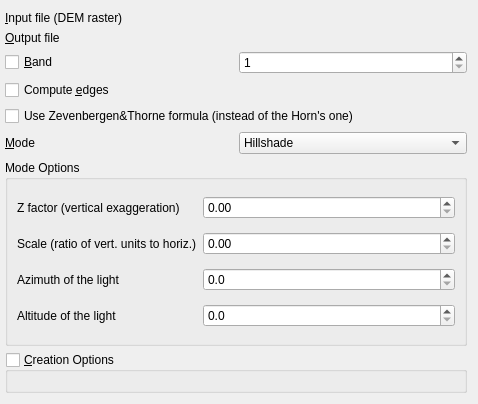
<?xml version="1.0" encoding="UTF-8"?>
<ui version="4.0">
 <class>GdalToolsWidget</class>
 <widget class="QWidget" name="GdalToolsWidget">
  <property name="geometry">
   <rect>
    <x>0</x>
    <y>0</y>
    <width>478</width>
    <height>404</height>
   </rect>
  </property>
  <property name="sizePolicy">
   <sizepolicy hsizetype="Expanding" vsizetype="Preferred">
    <horstretch>0</horstretch>
    <verstretch>0</verstretch>
   </sizepolicy>
  </property>
  <property name="windowTitle">
   <string>DEM (Terrain models)</string>
  </property>
  <layout class="QVBoxLayout" name="verticalLayout_2">
   <property name="leftMargin">
    <number>5</number>
   </property>
   <item>
    <layout class="QGridLayout" name="gridLayout">
     <item row="0" column="0">
      <widget class="QLabel" name="label">
       <property name="text">
        <string>&amp;Input file (DEM raster)</string>
       </property>
       <property name="buddy">
        <cstring>inSelector</cstring>
       </property>
      </widget>
     </item>
     <item row="1" column="0">
      <widget class="QLabel" name="label_2">
       <property name="text">
        <string>&amp;Output file</string>
       </property>
       <property name="buddy">
        <cstring>outSelector</cstring>
       </property>
      </widget>
     </item>
     <item row="2" column="0">
      <widget class="QCheckBox" name="bandCheck">
       <property name="text">
        <string>&amp;Band</string>
       </property>
      </widget>
     </item>
     <item row="2" column="1">
      <widget class="QSpinBox" name="bandSpin">
       <property name="minimum">
        <number>1</number>
       </property>
      </widget>
     </item>
     <item row="3" column="0" colspan="2">
      <widget class="QCheckBox" name="computeEdgesCheck">
       <property name="text">
        <string>Compute &amp;edges</string>
       </property>
      </widget>
     </item>
     <item row="4" column="0" colspan="2">
      <widget class="QCheckBox" name="algorithmCheck">
       <property name="text">
        <string>Use Zevenbergen&amp;&amp;Thorne formula (instead of the Horn's one)</string>
       </property>
      </widget>
     </item>
     <item row="0" column="1">
      <widget class="GdalToolsInOutSelector" name="inSelector" native="true"/>
     </item>
     <item row="1" column="1">
      <widget class="GdalToolsInOutSelector" name="outSelector" native="true"/>
     </item>
     <item row="5" column="0">
      <widget class="QLabel" name="label_3">
       <property name="text">
        <string>&amp;Mode</string>
       </property>
       <property name="buddy">
        <cstring>modeCombo</cstring>
       </property>
      </widget>
     </item>
     <item row="5" column="1">
      <widget class="QComboBox" name="modeCombo">
       <property name="sizePolicy">
        <sizepolicy hsizetype="Preferred" vsizetype="Fixed">
         <horstretch>0</horstretch>
         <verstretch>0</verstretch>
        </sizepolicy>
       </property>
       <property name="currentIndex">
        <number>0</number>
       </property>
       <item>
        <property name="text">
         <string>Hillshade</string>
        </property>
       </item>
       <item>
        <property name="text">
         <string>Slope</string>
        </property>
       </item>
       <item>
        <property name="text">
         <string>Aspect</string>
        </property>
       </item>
       <item>
        <property name="text">
         <string>Color relief</string>
        </property>
       </item>
       <item>
        <property name="text">
         <string>TRI (Terrain Ruggedness Index)</string>
        </property>
       </item>
       <item>
        <property name="text">
         <string>TPI (Topographic Position Index)</string>
        </property>
       </item>
       <item>
        <property name="text">
         <string>Roughness</string>
        </property>
       </item>
      </widget>
     </item>
    </layout>
   </item>
   <item>
    <widget class="QGroupBox" name="groupBox">
     <property name="title">
      <string>Mode Options</string>
     </property>
     <layout class="QVBoxLayout" name="verticalLayout_3">
      <property name="spacing">
       <number>0</number>
      </property>
      <property name="margin">
       <number>0</number>
      </property>
      <item>
       <widget class="QStackedWidget" name="stackedWidget">
        <property name="currentIndex">
         <number>0</number>
        </property>
        <widget class="QWidget" name="page">
         <layout class="QGridLayout" name="gridLayout_3">
          <item row="0" column="0">
           <widget class="QLabel" name="label_4">
            <property name="text">
             <string>Z factor (vertical exaggeration)</string>
            </property>
           </widget>
          </item>
          <item row="0" column="1">
           <widget class="QDoubleSpinBox" name="hillshadeZFactorSpin">
            <property name="sizePolicy">
             <sizepolicy hsizetype="Expanding" vsizetype="Fixed">
              <horstretch>0</horstretch>
              <verstretch>0</verstretch>
             </sizepolicy>
            </property>
            <property name="decimals">
             <number>2</number>
            </property>
            <property name="maximum">
             <double>100000000.0</double>
            </property>
           </widget>
          </item>
          <item row="1" column="0">
           <widget class="QLabel" name="label_5">
            <property name="text">
             <string>Scale (ratio of vert. units to horiz.)</string>
            </property>
           </widget>
          </item>
          <item row="1" column="1">
           <widget class="QDoubleSpinBox" name="hillshadeScaleSpin">
            <property name="sizePolicy">
             <sizepolicy hsizetype="Expanding" vsizetype="Fixed">
              <horstretch>0</horstretch>
              <verstretch>0</verstretch>
             </sizepolicy>
            </property>
            <property name="decimals">
             <number>2</number>
            </property>
            <property name="maximum">
             <double>999999.000000000000000</double>
            </property>
           </widget>
          </item>
          <item row="2" column="0">
           <widget class="QLabel" name="label_6">
            <property name="text">
             <string>Azimuth of the light</string>
            </property>
           </widget>
          </item>
          <item row="2" column="1">
           <widget class="QDoubleSpinBox" name="hillshadeAzimuthSpin">
            <property name="sizePolicy">
             <sizepolicy hsizetype="Expanding" vsizetype="Fixed">
              <horstretch>0</horstretch>
              <verstretch>0</verstretch>
             </sizepolicy>
            </property>
            <property name="decimals">
             <number>1</number>
            </property>
            <property name="maximum">
             <double>359.000000000000000</double>
            </property>
           </widget>
          </item>
          <item row="3" column="0">
           <widget class="QLabel" name="label_7">
            <property name="text">
             <string>Altitude of the light</string>
            </property>
           </widget>
          </item>
          <item row="3" column="1">
           <widget class="QDoubleSpinBox" name="hillshadeAltitudeSpin">
            <property name="sizePolicy">
             <sizepolicy hsizetype="Expanding" vsizetype="Fixed">
              <horstretch>0</horstretch>
              <verstretch>0</verstretch>
             </sizepolicy>
            </property>
            <property name="decimals">
             <number>1</number>
            </property>
            <property name="maximum">
             <double>359.000000000000000</double>
            </property>
           </widget>
          </item>
         </layout>
        </widget>
        <widget class="QWidget" name="page_2">
         <layout class="QGridLayout" name="gridLayout_2">
          <item row="0" column="0" colspan="2">
           <widget class="QCheckBox" name="slopePercentCheck">
            <property name="text">
             <string>Slope expressed as percent (instead of as degrees)</string>
            </property>
           </widget>
          </item>
          <item row="1" column="0">
           <widget class="QLabel" name="label_8">
            <property name="text">
             <string>Scale (ratio of vert. units to horiz.)</string>
            </property>
           </widget>
          </item>
          <item row="1" column="1">
           <widget class="QDoubleSpinBox" name="slopeScaleSpin">
            <property name="sizePolicy">
             <sizepolicy hsizetype="Expanding" vsizetype="Fixed">
              <horstretch>0</horstretch>
              <verstretch>0</verstretch>
             </sizepolicy>
            </property>
            <property name="decimals">
             <number>2</number>
            </property>
            <property name="maximum">
             <double>999999.000000000000000</double>
            </property>
           </widget>
          </item>
          <item row="2" column="0">
           <spacer name="verticalSpacer">
            <property name="orientation">
             <enum>Qt::Vertical</enum>
            </property>
            <property name="sizeHint" stdset="0">
             <size>
              <width>20</width>
              <height>40</height>
             </size>
            </property>
           </spacer>
          </item>
         </layout>
        </widget>
        <widget class="QWidget" name="page_3">
         <layout class="QGridLayout" name="gridLayout_4">
          <item row="0" column="0">
           <widget class="QCheckBox" name="aspectTrigonometricCheck">
            <property name="text">
             <string>Return trigonometric angle (instead of azimuth)</string>
            </property>
           </widget>
          </item>
          <item row="1" column="0">
           <widget class="QCheckBox" name="aspectZeroForFlatCheck">
            <property name="text">
             <string>Return 0 for flat (instead of -9999)</string>
            </property>
           </widget>
          </item>
          <item row="2" column="0">
           <spacer name="verticalSpacer_2">
            <property name="orientation">
             <enum>Qt::Vertical</enum>
            </property>
            <property name="sizeHint" stdset="0">
             <size>
              <width>20</width>
              <height>40</height>
             </size>
            </property>
           </spacer>
          </item>
         </layout>
        </widget>
        <widget class="QWidget" name="page_4">
         <layout class="QGridLayout" name="gridLayout_5">
          <item row="0" column="0">
           <widget class="QLabel" name="label_9">
            <property name="text">
             <string>Color configuration file</string>
            </property>
           </widget>
          </item>
          <item row="1" column="0" colspan="2">
           <widget class="QGroupBox" name="colorMatchGroupBox">
            <property name="title">
             <string>Matching mode</string>
            </property>
            <property name="checkable">
             <bool>true</bool>
            </property>
            <property name="checked">
             <bool>false</bool>
            </property>
            <layout class="QGridLayout" name="gridLayout_6">
             <item row="0" column="0">
              <widget class="QRadioButton" name="colorExactRadio">
               <property name="text">
                <string>Exact color (otherwise &quot;0,0,0,0&quot; RGBA)</string>
               </property>
               <property name="checkable">
                <bool>true</bool>
               </property>
               <property name="checked">
                <bool>true</bool>
               </property>
              </widget>
             </item>
             <item row="1" column="0">
              <widget class="QRadioButton" name="colorNearestRadio">
               <property name="text">
                <string>Nearest color</string>
               </property>
              </widget>
             </item>
            </layout>
           </widget>
          </item>
          <item row="2" column="0">
           <widget class="QCheckBox" name="colorAlphaCheck">
            <property name="text">
             <string>Add alpha channel</string>
            </property>
           </widget>
          </item>
          <item row="3" column="0">
           <spacer name="verticalSpacer_3">
            <property name="orientation">
             <enum>Qt::Vertical</enum>
            </property>
            <property name="sizeHint" stdset="0">
             <size>
              <width>20</width>
              <height>40</height>
             </size>
            </property>
           </spacer>
          </item>
          <item row="0" column="1">
           <widget class="GdalToolsInOutSelector" name="configSelector" native="true"/>
          </item>
         </layout>
        </widget>
        <widget class="QWidget" name="page_5"/>
        <widget class="QWidget" name="page_6"/>
        <widget class="QWidget" name="page_7"/>
       </widget>
      </item>
     </layout>
     <zorder>modeCombo</zorder>
     <zorder>stackedWidget</zorder>
    </widget>
   </item>
   <item>
    <widget class="QgsCollapsibleGroupBox" name="creationOptionsGroupBox"><property name="collapsed" stdset="0"><bool>false</bool></property><property name="saveCollapsedState" stdset="0"><bool>true</bool></property>
     <property name="enabled">
      <bool>true</bool>
     </property>
     <property name="title">
      <string>&amp;Creation Options</string>
     </property>
     <property name="checkable">
      <bool>true</bool>
     </property>
     <property name="checked">
      <bool>false</bool>
     </property>
     <layout class="QVBoxLayout" name="verticalLayout">
      <property name="leftMargin">
       <number>9</number>
      </property>
      <item>
       <widget class="QgsRasterFormatSaveOptionsWidget" name="creationOptionsWidget" native="true">
       </widget>
      </item>
     </layout>
    </widget>
   </item>
  </layout>
 </widget>
 <customwidgets>
  <customwidget>
   <class>GdalToolsInOutSelector</class>
   <extends>QWidget</extends>
   <header>inOutSelector</header>
   <container>1</container>
  </customwidget>
  <customwidget>
   <class>QgsCollapsibleGroupBox</class>
   <extends>QGroupBox</extends>
   <header>qgis.gui</header>
   <container>1</container>
  </customwidget>
  <customwidget>
   <class>QgsRasterFormatSaveOptionsWidget</class>
   <extends>QWidget</extends>
   <header>qgis.gui</header>
   <container>1</container>
  </customwidget>
 </customwidgets>
 <resources/>
 <connections>
  <connection>
   <sender>modeCombo</sender>
   <signal>currentIndexChanged(int)</signal>
   <receiver>stackedWidget</receiver>
   <slot>setCurrentIndex(int)</slot>
   <hints>
    <hint type="sourcelabel">
     <x>282</x>
     <y>201</y>
    </hint>
    <hint type="destinationlabel">
     <x>208</x>
     <y>310</y>
    </hint>
   </hints>
  </connection>
 </connections>
</ui>
